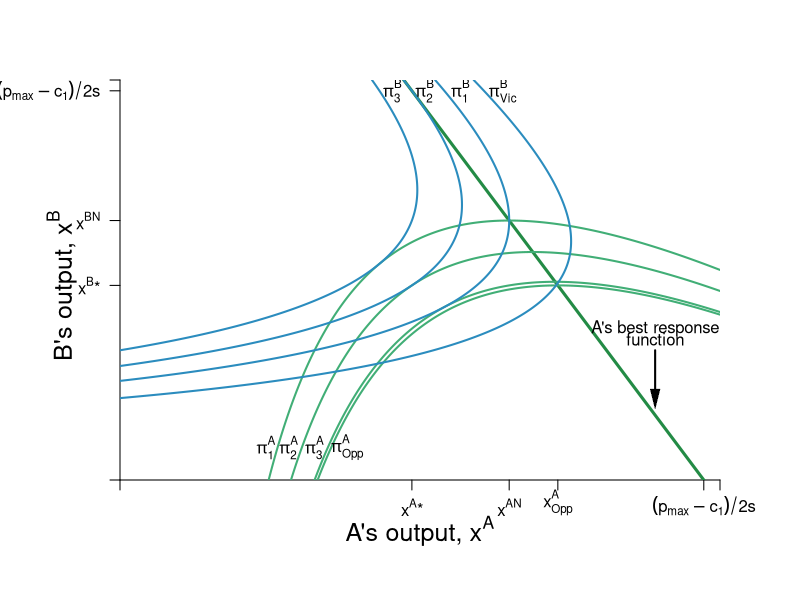

The R source for this figure:
require(shape)
pdf(file = "competitionmarkets/step_by_step_graphs_9/cournot_brfs_profits_step3.pdf", width = 9, height = 7)

#Set parameters for graphics
axislabelsize <- 1.5
graphlinewidth <- 3
segmentlinewidth <- 2

COL <- c("#7fc97f", "#beaed4", "#fdc086", "#ffff99", "#386cb0", "#f0027f", "#bf5b17", "#666666")
COLA <- c("#99d8c9","#66c2a4","#41ae76", "#238b45", "#005824")
COLB <- c("#4eb3d3", "#2b8cbe", "#0868ac","#084081")

par(mar =  c(6, 6, 4, 4))

piA <- function(xa, xb, s = 0.5, pmax = 20, c1 = 2) {
  (pmax - s*xb)*xa - s*(xa)^2 - c1*xa
}

piB <- function(xa, xb, s = 0.5, pmax = 20, c1 = 2) {
  (pmax - s*xa)*xb - s*(xb)^2 - c1*xb
}

brfB <- function(xa, s = 0.5, pmax = 20, c1 = 2) {
  (pmax - c1)/(2*s) - (1/2)*xa
}

brfA <- function(xa, s = 0.5, pmax = 20, c1 = 2) {
  (pmax - c1)/s - 2*xa
}

isoA <- function(xa, s = 0.5, pmax = 20, c1 = 2, piA = 72){
  -(c1*xa - pmax*xa + s*xa^2 + piA)/(s*xa)
}

isoB1 <- function(xa, s = 0.5, pmax = 20, c1 = 2, piB = 72){
  (-sqrt((c1 - pmax + s*xa)^2 - 4*piB*s) - c1 + pmax -s*xa)/(2*s)
}

isoB2 <- function(xa, s = 0.5, pmax = 20, c1 = 2, piB = 72){
  (sqrt((c1 - pmax + s*xa)^2 - 4*piB*s) - c1 + pmax -s*xa)/(2*s)
}


#Input into Wolfram Alpha: solve for x y = 1/b - (0.5*x)/(a*b) - u/(a*b*x)

#solve for y 72 = (p - s*y)*x - s*(x)^2 - c1*x 
#solve for y 72 = (p - s*x)*y - s*(y)^2 - c1*y

xlims <- c(0, 18.5)
ylims <- c(0, 18.5)

npts <- 501 
x <- seq(xlims[1], xlims[2], length.out = npts)
y <- seq(ylims[1], ylims[2], length.out = npts) 
a <- c(72, 81, 90, 91.125)
b <- c(61, 72, 81, 90)

plot(0, 0, xlim = xlims, ylim = ylims, type = "n",
     xlab = expression(paste("")),
     ylab = expression(paste("")), 
     xaxt = "n", 
     yaxt = "n", 
     cex.lab = axislabelsize, 
     bty = "n",
     xaxs="i", 
     yaxs="i")

# ticksy <- seq(from = 0, to = ylims[2], by = 2)
# ylabels <- seq(from = 0, to = ylims[2], by = 2)
# ticksx <- seq(from = 0, to = xlims[2], by = 2)
# xlabels <- seq(from = 0, to = xlims[2], by = 2)
ticksy <- c(0, 9, 12, 18, ylims[2])
ylabels <- c(NA, expression(paste(x^{B},"*")), expression(paste(x^{BN})), expression(paste((p[max] - c[1])/2*s)), NA)
ticksx <- c(0, 9, 12, 13.5, 18, xlims[2])
xlabels <- c(NA, expression(paste(x^{A},"*")), expression(paste(x^{AN})), expression(paste(x[Opp]^{A})), expression(paste( (p[max] - c[1])/2*s )), NA)


axis(1, at = ticksx, pos = 0, labels = xlabels)
axis(2, at = ticksy, pos = 0, labels = ylabels, las = 1)

npts <- 500 
xx1 <- seq(xlims[1], xlims[2], length.out = npts)

#Pareto-improving lens
##xpoly1 <- seq(from = 5.95, to = 12, length.out = 500)
##ypoly1 <- isoA(xpoly1)
##ypoly2 <- isoB1(xpoly1)
##polygon(x = c(xpoly1, rev(xpoly1)), y = c(ypoly1, rev(ypoly2)), col=COL[4], density=NULL, border = NA)

#A's Best Response Curve
lines(xx1, brfA(xx1, s = 0.5, pmax = 20, c1 = 2), col = COLA[4], lwd = graphlinewidth)
#B's Best Response Curve
##lines(xx1, brfB(xx1, s = 0.5, pmax = 20, c1 = 2), col = COLB[4], lwd = graphlinewidth)

contour(y, x, 
        outer(x, y, piA),
        #labels = c("v1", "v2", "v3"),
        drawlabels = FALSE,
        col = COLA[3],
        #xlab = expression(paste("A's Apples, ", x)),
        #ylab = expression(paste("A's Oranges, ", y)),
        #cex.lab = axislabelsize,
        lwd = segmentlinewidth,
        levels = a, 
        xaxs="i", 
        yaxs="i", 
        add = TRUE) 

mtext(expression(paste("A's output, ", x^A)), side=1, line = 2.5, cex = axislabelsize)
text(-1.8, 9, expression(paste("B's output, ", x^B)), xpd = TRUE, cex = axislabelsize, srt = 90) 

#Add arrows:
#arrows(-0.8, 10, -0.8, 14, xpd = TRUE, length=0.1,angle=40,lwd=3)
#arrows(6.2, -1.7, 9, -1.7, xpd = TRUE, length=0.1,angle=40,lwd=3)


contour(x, y, 
        outer(x, y, piB),
        #labels = c("v1", "v2", "v3"),
        drawlabels = FALSE,
        col = COLB[2],
        #xlab = expression(paste("")),
        #ylab = expression(paste("")),
        lwd = segmentlinewidth,
        levels = b, 
        add = TRUE
        #xaxs="i", 
        #yaxs="i"
) 


#segments(4.11765, 6.17647, 5.88, 8.88, lty = 1, col = COL[2] , lwd = graphlinewidth)
# text(7.3, 3, expression("Pareto Efficient"))
# text(7.3, 2.4, expression("Curve"))
# Arrows(7.3, 3.5, 7.3, 6.1, col = "black", lty = 1, lwd = 2, arr.type = "triangle", arr.lwd = 0.5)

#Label the iso-welfare functions for the HG, Aisha
text(4.5, 1.5, expression(pi[1]^A))
text(5.2, 1.5, expression(pi[2]^A))
text(6, 1.5, expression(pi[3]^A))
text(7, 1.5, expression(pi[Opp]^A))
#text(6.6, 8.3, expression(u[4]^A))

#Label the indifference curves for the HG, Betty
text(11.8, 18, expression(pi[Vic]^B))
text(10.5, 18, expression(pi[1]^B))
text(9.4, 18, expression(pi[2]^B))
text(8.4, 18, expression(pi[3]^B))
#text(3.4, 6.9, expression(v[4]^B))

#Label Nash Equilibrium 
###segments(0, 12, 12, 12, lty = 2, col = "gray" , lwd = segmentlinewidth)
###segments(12, 0, 12, 12, lty = 2, col = "gray" , lwd = segmentlinewidth)
###points(12, 12, pch = 16, col = "black", cex = 1.5)
#text(14, 12.4, expression(paste("Nash Equilibrium")))
###text(11.5, 11.5, expression(paste("n")))

#Checking points
#points(5.95, 5.95, pch = 16, col = "black", cex = 1.5)
##segments(8, 10, 10, 8, lty = 1, col = COL[2] , lwd = graphlinewidth)


##text(9, 9.6, expression(paste("i")))
##segments(0, 9, 13.5, 9, lty = 2, col = "gray" , lwd = segmentlinewidth)
##segments(9, 0, 9, 9, lty = 2, col = "gray" , lwd = segmentlinewidth)
##segments(13.5, 0, 13.5, 9, lty = 2, col = "gray" , lwd = segmentlinewidth)
##points(9, 9, pch = 16, col = "black", cex = 1.5)
##points(13.5, 9, pch = 16, col = "black", cex = 1.5)
##text(13.45, 9.6, expression(paste("d")))


###points(10, 8, pch = 16, col = "black", cex = 1.5)
###text(10, 8.6, expression(paste("f")))
###points(8, 10, pch = 16, col = "black", cex = 1.5)
###text(8, 10.6, expression(paste("g")))


# #Annotate Pareto Efficient Curve and relevant points

# points(6, 8, pch = 16, col = "black", cex = 1.5)
# text(6, 8.5, expression(paste("g")))
# 
# points(8, 6, pch = 16, col = "black", cex = 1.5)
# text(7, 7.5, expression(paste("i")))
# 
# points(7, 7, pch = 16, col = "black", cex = 1.5)
# text(8, 6.5, expression(paste("f")))

#points(5.84, 8.77, pch = 16, col = "black", cex = 1.5)

#A's brf
###text(2, 14, expression(paste("B's best response")))
###text(2, 13.5, expression(paste("function")))
##Arrows(2, 14.3, 2, 16.5, col = "black", lty = 1, lwd = 2, arr.type = "triangle", arr.lwd = 0.5)

#B's brf
text(16.5, 7, expression(paste("A's best response")))
text(16.5, 6.5, expression(paste("function")))
Arrows(16.5, 6, 16.5, 3.75, col = "black", lty = 1, lwd = 2, arr.type = "triangle", arr.lwd = 0.5)


dev.off()
